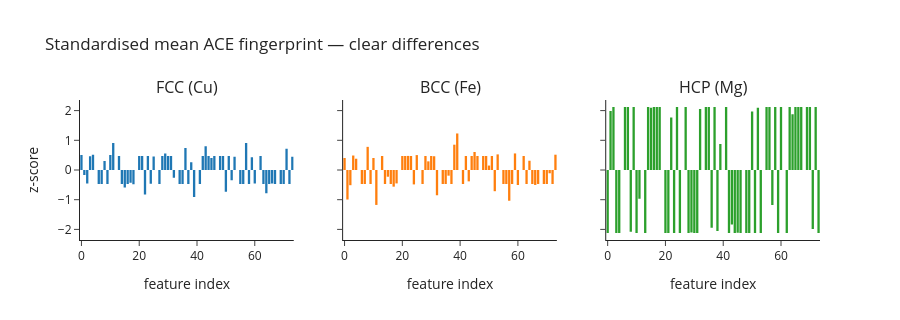

Notebook cell for this chart:
### Markdown cell above
FCC vs BCC reads as 0.999 — visually they look identical. *That is an
artefact of the magnitude scale, not of the descriptor.* Each feature has its
own characteristic scale, so we have to put them on equal footing first.

### The fix — z-score across all atoms

Stack the per-atom fingerprints from every structure together, subtract the
global mean and divide by the global standard deviation. Now every feature
contributes equally, and structural differences pop out.

### Code cell
labels = np.concatenate([np.full(len(X), name) for name, X in per_atom.items()])
X_all = np.vstack(list(per_atom.values()))
X_z = (X_all - X_all.mean(axis=0)) / (X_all.std(axis=0) + 1e-12)

fig = make_subplots(rows=1, cols=3, subplot_titles=names, shared_yaxes=True)
for col, name in enumerate(names, start=1):
    fp = X_z[labels == name].mean(axis=0)
    fig.add_trace(go.Bar(x=np.arange(len(fp)), y=fp, marker_line_width=0,
                         showlegend=False), row=1, col=col)
fig.update_layout(height=320,
                  title="Standardised mean ACE fingerprint — clear differences",
                  template="simple_white")
fig.update_xaxes(title="feature index")
fig.update_yaxes(title="z-score", col=1)
fig

### Figure 1 — Plotly figure (JSON) as saved in the notebook; plotly's stock layout.template omitted (floating-point values rounded to 4 significant figures)
{"data": [{"marker": {"line": {"width": 0}}, "showlegend": false, "type": "bar", "x": [0, 1, 2, 3, 4, 5, 6, 7, 8, 9, 10, 11, 12, 13, 14, 15, 16, 17, 18, 19, 20, 21, 22, 23, 24, 25, 26, 27, 28, 29, 30, 31, 32, 33, 34, 35, 36, 37, 38, 39, 40, 41, 42, 43, 44, 45, 46, 47, 48, 49, 50, 51, 52, 53, 54, 55, 56, 57, 58, 59, 60, 61, 62, 63, 64, 65, 66, 67, 68, 69, 70, 71, 72, 73], "xaxis": "x", "y": [0.5046, -0.1646, -0.451, 0.4634, 0.5162, -9.736e-20, -0.4714, -0.4714, 0.3027, -0.4714, 0.5046, 0.9107, 3.759e-20, 0.4714, -0.4714, -0.5856, -0.4714, -0.4255, -0.4812, 1.06e-19, 0.4714, 0.4714, -0.8257, 0.4714, -0.4645, 0.456, -1.592e-19, -0.4714, 0.4714, 0.557, 0.4714, 0.4756, -0.2589, 2.002e-21, -0.4714, -0.4714, 0.7439, -0.4714, 0.258, -0.9065, -3.129e-20, -0.4714, 0.4714, 0.8016, 0.4714, 0.4011, 0.4714, 1.887e-20, 0.4714, 0.4714, -0.7303, 0.4714, -0.3412, 0.4438, -9.728e-20, -0.4714, -0.4714, 0.9118, -0.4714, 0.4273, -0.4546, 1.089e-19, 0.4714, -0.4714, -0.7815, -0.4714, -0.4555, -0.472, -1.285e-19, -0.4714, -0.4714, 0.7169, -0.4714, 0.4493], "yaxis": "y"}, {"marker": {"line": {"width": 0}}, "showlegend": false, "type": "bar", "x": [0, 1, 2, 3, 4, 5, 6, 7, 8, 9, 10, 11, 12, 13, 14, 15, 16, 17, 18, 19, 20, 21, 22, 23, 24, 25, 26, 27, 28, 29, 30, 31, 32, 33, 34, 35, 36, 37, 38, 39, 40, 41, 42, 43, 44, 45, 46, 47, 48, 49, 50, 51, 52, 53, 54, 55, 56, 57, 58, 59, 60, 61, 62, 63, 64, 65, 66, 67, 68, 69, 70, 71, 72, 73], "xaxis": "x2", "y": [0.4038, -0.9937, -0.5117, 0.4874, 0.3795, 2.413e-19, -0.4714, -0.4714, 0.7793, -0.4714, 0.4037, -1.176, -9.304e-20, 0.4714, -0.4714, -0.2263, -0.4714, -0.5608, -0.4518, -1.74e-19, 0.4714, 0.4714, 0.4742, 0.4714, -0.4852, 0.5019, 3.619e-19, -0.4714, 0.4714, 0.2911, 0.4714, 0.463, -0.8506, 1.101e-20, -0.4714, -0.4714, -0.1908, -0.4714, 0.8521, 1.23, 5.863e-20, -0.4714, 0.4714, -0.3823, 0.4714, 0.6065, 0.4715, -7.811e-20, 0.4714, 0.4714, 0.1497, 0.4714, -0.7139, 0.5257, 1.209e-19, -0.4714, -0.4714, -1.035, -0.4714, 0.5575, -0.5047, -2.106e-19, 0.4714, -0.4714, 0.3119, -0.4714, -0.5029, -0.4703, 3.775e-19, -0.4714, -0.4714, -0.1105, -0.4714, 0.5151], "yaxis": "y2"}, {"marker": {"line": {"width": 0}}, "showlegend": false, "type": "bar", "x": [0, 1, 2, 3, 4, 5, 6, 7, 8, 9, 10, 11, 12, 13, 14, 15, 16, 17, 18, 19, 20, 21, 22, 23, 24, 25, 26, 27, 28, 29, 30, 31, 32, 33, 34, 35, 36, 37, 38, 39, 40, 41, 42, 43, 44, 45, 46, 47, 48, 49, 50, 51, 52, 53, 54, 55, 56, 57, 58, 59, 60, 61, 62, 63, 64, 65, 66, 67, 68, 69, 70, 71, 72, 73], "xaxis": "x3", "y": [-2.119, 1.984, 2.121, -2.121, -2.118, -6.987e-20, 2.121, 2.121, -2.077, 2.121, -2.119, -0.9683, 2.678e-20, -2.121, 2.121, 2.096, 2.121, 2.118, 2.121, -5.696e-20, -2.121, -2.121, 1.766, -2.121, 2.121, -2.121, -6.531e-20, 2.121, -2.121, -2.108, -2.121, -2.121, 2.053, -2.252e-20, 2.121, 2.121, -1.946, 2.121, -2.052, 0.8744, 5.909e-21, 2.121, -2.121, -1.831, -2.121, -2.113, -2.121, 6.056e-20, -2.121, -2.121, 1.966, -2.121, 2.094, -2.12, 1.105e-19, 2.121, 2.121, -1.182, 2.121, -2.118, 2.121, -1.091e-20, -2.121, 2.121, 1.877, 2.121, 2.121, 2.121, -1.807e-19, 2.121, 2.121, -1.985, 2.121, -2.12], "yaxis": "y3"}], "layout": {"annotations": [{"font": {"size": 16}, "showarrow": false, "text": "FCC (Cu)", "x": 0.1444, "xanchor": "center", "xref": "paper", "y": 1.0, "yanchor": "bottom", "yref": "paper"}, {"font": {"size": 16}, "showarrow": false, "text": "BCC (Fe)", "x": 0.5, "xanchor": "center", "xref": "paper", "y": 1.0, "yanchor": "bottom", "yref": "paper"}, {"font": {"size": 16}, "showarrow": false, "text": "HCP (Mg)", "x": 0.8556, "xanchor": "center", "xref": "paper", "y": 1.0, "yanchor": "bottom", "yref": "paper"}], "height": 320, "title": {"text": "Standardised mean ACE fingerprint — clear differences"}, "xaxis": {"anchor": "y", "domain": [0.0, 0.2889], "title": {"text": "feature index"}}, "xaxis2": {"anchor": "y2", "domain": [0.3556, 0.6444], "title": {"text": "feature index"}}, "xaxis3": {"anchor": "y3", "domain": [0.7111, 1.0], "title": {"text": "feature index"}}, "yaxis": {"anchor": "x", "domain": [0.0, 1.0], "title": {"text": "z-score"}}, "yaxis2": {"anchor": "x2", "domain": [0.0, 1.0], "matches": "y", "showticklabels": false}, "yaxis3": {"anchor": "x3", "domain": [0.0, 1.0], "matches": "y", "showticklabels": false}}}
